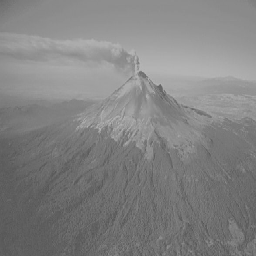
#> input picture Ejercicios - RepasoExamen/img/popo.bmp, 256 x 256 px
$ python Ejercicio5.py
#> lines starting #> are read from the running program, lines starting #| are printed output that depends on the picture; after the words box and inside, x2 and y2 are one past the last pixel; in counts of white or black regions, pixels touching at a corner belong together
# 5. Convertir una imagen en escala de grises a una imagen binaria.

# Nombre: Ana Graciela Vassallo Fedotkin
# Expediente: 278775
# Fecha: 9 de Marzo 2021.

import cv2
from matplotlib import pyplot as plt
import numpy as np

im1 = cv2.imread('img/popo.bmp', 2)
#> im1 is the input picture: shape (256, 256); min 87, max 180, mean 130

dimensiones = im1.shape
#> dimensiones = (256, 256)
r = dimensiones[0]
#> r = 256
c = dimensiones[1]
#> c = 256

imBin = np.zeros((r, c), dtype=np.int32)

# Umbralización Binaria
for i in range(r):
    for j in range(c):
        if(int(im1[i][j] >= 127)):
            imBin[i][j] = 255
        else:
            imBin[i][j] = 0
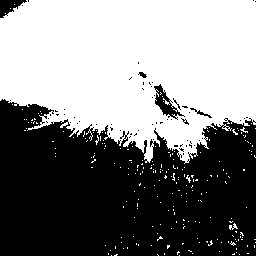
#> imBin: shape (256, 256) int32; 50.5% white; 63 black regions (58 under 20 px), largest, box (x1, y1, x2, y2) and area: (0, 99, 256, 256) 31581, (154, 84, 185, 120) 364, (0, 0, 27, 18) 263, (190, 108, 212, 118) 49, (138, 72, 147, 78) 30

plt.subplot(1, 2, 1)
plt.imshow(im1, 'gray')
plt.title("Imagen Original")

plt.subplot(1, 2, 2)
plt.imshow(imBin, 'gray')
plt.title("Imagen Binaria")

plt.show()
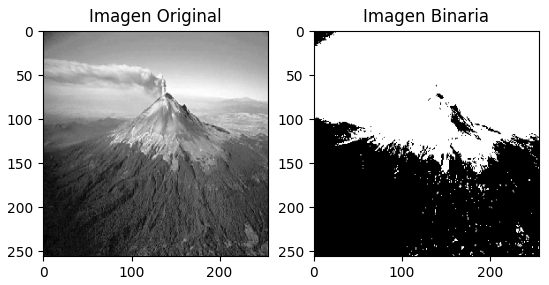
#> figure drawn by matplotlib, 2 panels
